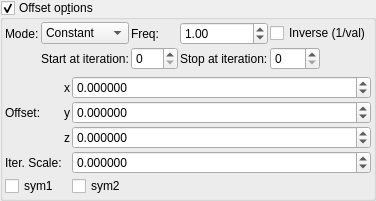
    <widget class="MyGroupBox" name="groupCheck_transf_function_enabledBx_false">
     <property name="title">
      <string>Offset op&amp;tions</string>
     </property>
     <property name="checkable">
      <bool>true</bool>
     </property>
     <layout class="QVBoxLayout" name="verticalLayout_10">
      <property name="leftMargin">
       <number>2</number>
      </property>
      <property name="topMargin">
       <number>2</number>
      </property>
      <property name="rightMargin">
       <number>2</number>
      </property>
      <property name="bottomMargin">
       <number>2</number>
      </property>
      <item>
       <layout class="QGridLayout" name="gridLayout_83">
        <property name="spacing">
         <number>2</number>
        </property>
        <item row="2" column="3">
         <widget class="QLabel" name="label_53">
          <property name="text">
           <string>Stop at iteration:</string>
          </property>
         </widget>
        </item>
        <item row="2" column="4">
         <widget class="MySpinBox" name="spinboxInt_transf_stop_iterations_B">
          <property name="sizePolicy">
           <sizepolicy hsizetype="Preferred" vsizetype="Maximum">
            <horstretch>0</horstretch>
            <verstretch>0</verstretch>
           </sizepolicy>
          </property>
          <property name="maximum">
           <number>999</number>
          </property>
         </widget>
        </item>
      <item row="1" column="0">
       <widget class="QLabel"><property name="text"><string>Mode:</string></property></widget>
      </item>
      <item row="1" column="1">
       <widget class="MyComboBox" name="comboBox_transf_multiplier_value_mode_1">
        <item><property name="text"><string notr="true">Constant</string></property></item>
        <item><property name="text"><string notr="true">Sine</string></property></item>
        <item><property name="text"><string notr="true">Ramp</string></property></item>
       </widget>
      </item>
      <item row="1" column="2">
       <widget class="QLabel"><property name="text"><string>Freq:</string></property></widget>
      </item>
      <item row="1" column="3">
       <widget class="MyDoubleSpinBox" name="spinbox_transf_multiplier_frequency_1">
        <property name="minimum"><double>0.01</double></property><property name="maximum"><double>100.0</double></property>
        <property name="singleStep"><double>0.1</double></property><property name="value"><double>1.0</double></property>
       </widget>
      </item>
      <item row="1" column="4" colspan="2">
       <widget class="MyCheckBox" name="checkBox_transf_multiplier_inverse_1">
        <property name="text"><string>Inverse (1/val)</string></property>
       </widget>
      </item>
        <item row="2" column="2">
         <widget class="MySpinBox" name="spinboxInt_transf_start_iterations_B">
          <property name="sizePolicy">
           <sizepolicy hsizetype="Minimum" vsizetype="Maximum">
            <horstretch>0</horstretch>
            <verstretch>0</verstretch>
           </sizepolicy>
          </property>
          <property name="minimum">
           <number>0</number>
          </property>
          <property name="maximum">
           <number>999</number>
          </property>
          <property name="value">
           <number>0</number>
          </property>
         </widget>
        </item>
        <item row="2" column="1">
         <widget class="QLabel" name="label_73">
          <property name="text">
           <string>Start at iteration:</string>
          </property>
         </widget>
        </item>
       </layout>
      </item>
      <item>
       <layout class="QGridLayout" name="gridLayout_63" columnstretch="0,0,0,1">
        <property name="spacing">
         <number>2</number>
        </property>
        <item row="2" column="1">
         <widget class="QLabel" name="label_255">
          <property name="text">
           <string>Offset:</string>
          </property>
         </widget>
        </item>
        <item row="3" column="3">
         <widget class="MyDoubleSpinBox" name="spinbox3_transf_addition_constant_z">
          <property name="sizePolicy">
           <sizepolicy hsizetype="Minimum" vsizetype="Maximum">
            <horstretch>0</horstretch>
            <verstretch>0</verstretch>
           </sizepolicy>
          </property>
          <property name="prefix">
           <string/>
          </property>
          <property name="suffix">
           <string/>
          </property>
          <property name="decimals">
           <number>6</number>
          </property>
          <property name="minimum">
           <double>-99.989999999999995</double>
          </property>
          <property name="maximum">
           <double>99.989999999999995</double>
          </property>
          <property name="singleStep">
           <double>0.100000000000000</double>
          </property>
         </widget>
        </item>
        <item row="1" column="2">
         <widget class="QLabel" name="label_117">
          <property name="text">
           <string notr="true">x</string>
          </property>
         </widget>
        </item>
        <item row="2" column="3">
         <widget class="MyDoubleSpinBox" name="spinbox3_transf_addition_constant_y">
          <property name="sizePolicy">
           <sizepolicy hsizetype="Minimum" vsizetype="Maximum">
            <horstretch>0</horstretch>
            <verstretch>0</verstretch>
           </sizepolicy>
          </property>
          <property name="prefix">
           <string/>
          </property>
          <property name="suffix">
           <string/>
          </property>
          <property name="decimals">
           <number>6</number>
          </property>
          <property name="minimum">
           <double>-99.989999999999995</double>
          </property>
          <property name="maximum">
           <double>99.989999999999995</double>
          </property>
          <property name="singleStep">
           <double>0.100000000000000</double>
          </property>
         </widget>
        </item>
        <item row="3" column="2">
         <widget class="QLabel" name="label_118">
          <property name="text">
           <string notr="true">z</string>
          </property>
         </widget>
        </item>
        <item row="2" column="2">
         <widget class="QLabel" name="label_113">
          <property name="text">
           <string notr="true">y</string>
          </property>
         </widget>
        </item>
        <item row="1" column="3">
         <widget class="MyDoubleSpinBox" name="spinbox3_transf_addition_constant_x">
          <property name="sizePolicy">
           <sizepolicy hsizetype="Minimum" vsizetype="Maximum">
            <horstretch>0</horstretch>
            <verstretch>0</verstretch>
           </sizepolicy>
          </property>
          <property name="prefix">
           <string/>
          </property>
          <property name="suffix">
           <string/>
          </property>
          <property name="decimals">
           <number>6</number>
          </property>
          <property name="minimum">
           <double>-99.989999999999995</double>
          </property>
          <property name="maximum">
           <double>99.989999999999995</double>
          </property>
          <property name="singleStep">
           <double>0.100000000000000</double>
          </property>
         </widget>
        </item>
        <item row="4" column="1">
         <widget class="QLabel" name="label_256">
          <property name="text">
           <string>Iter. Scale:</string>
          </property>
         </widget>
        </item>
        <item row="4" column="3">
         <widget class="MyDoubleSpinBox" name="spinbox_transf_scale_1">
          <property name="sizePolicy">
           <sizepolicy hsizetype="Minimum" vsizetype="Maximum">
            <horstretch>0</horstretch>
            <verstretch>0</verstretch>
           </sizepolicy>
          </property>
          <property name="prefix">
           <string/>
          </property>
          <property name="suffix">
           <string/>
          </property>
          <property name="decimals">
           <number>6</number>
          </property>
          <property name="minimum">
           <double>-99.989999999999995</double>
          </property>
          <property name="maximum">
           <double>99.989999999999995</double>
          </property>
          <property name="singleStep">
           <double>0.100000000000000</double>
          </property>
         </widget>
        </item>
        <item row="5" column="1">
         <widget class="MyCheckBox" name="checkBox_transf_function_enabledBy_false">
          <property name="text">
           <string>sym1</string>
          </property>
         </widget>
        </item>
        <item row="5" column="3">
         <widget class="MyCheckBox" name="checkBox_transf_function_enabledBz_false">
          <property name="text">
           <string>sym2</string>
          </property>
         </widget>
        </item>
       </layout>
      </item>
     </layout>
    </widget>
